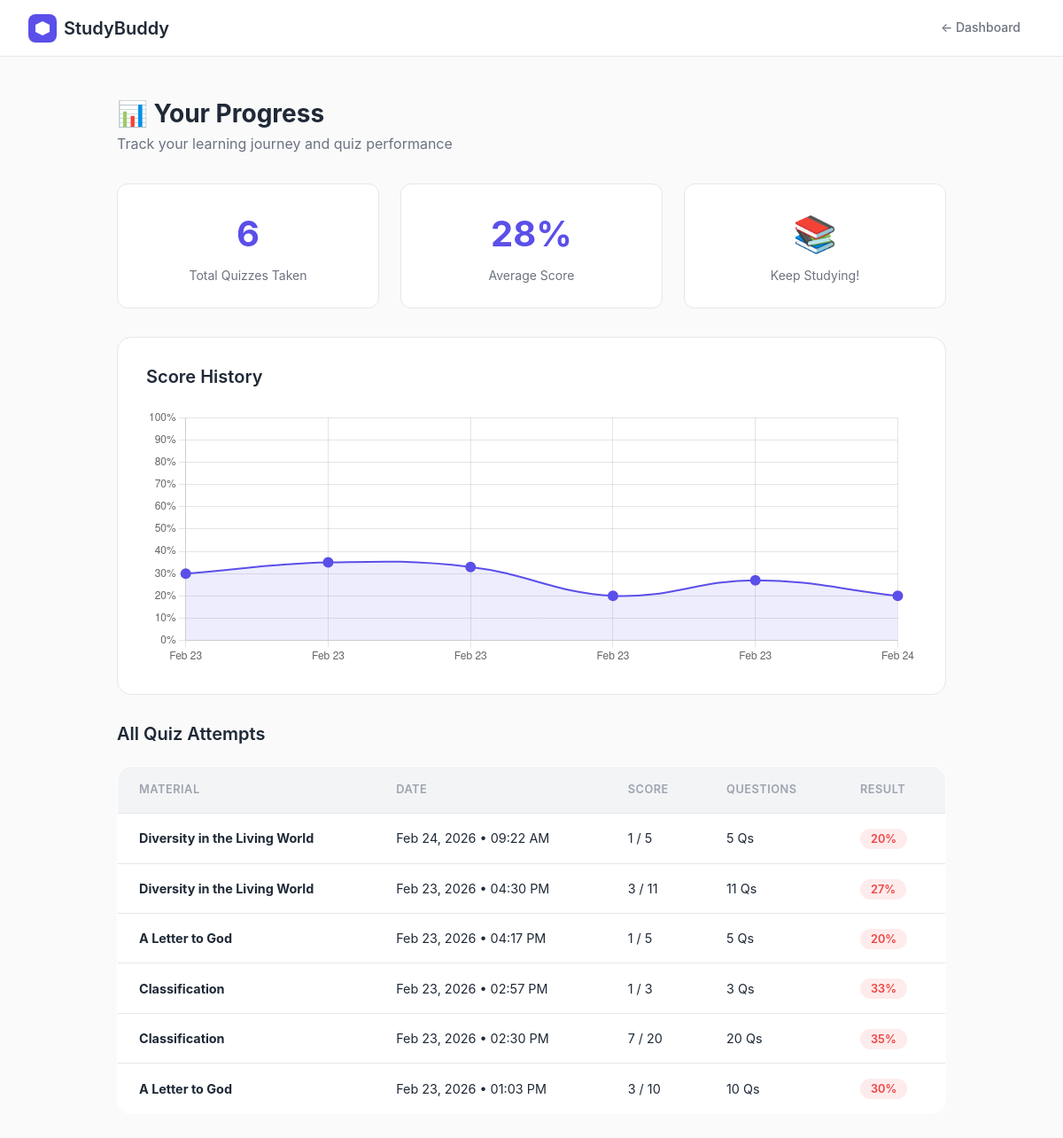
The app's page /progress/progress/ (signed in), older data.
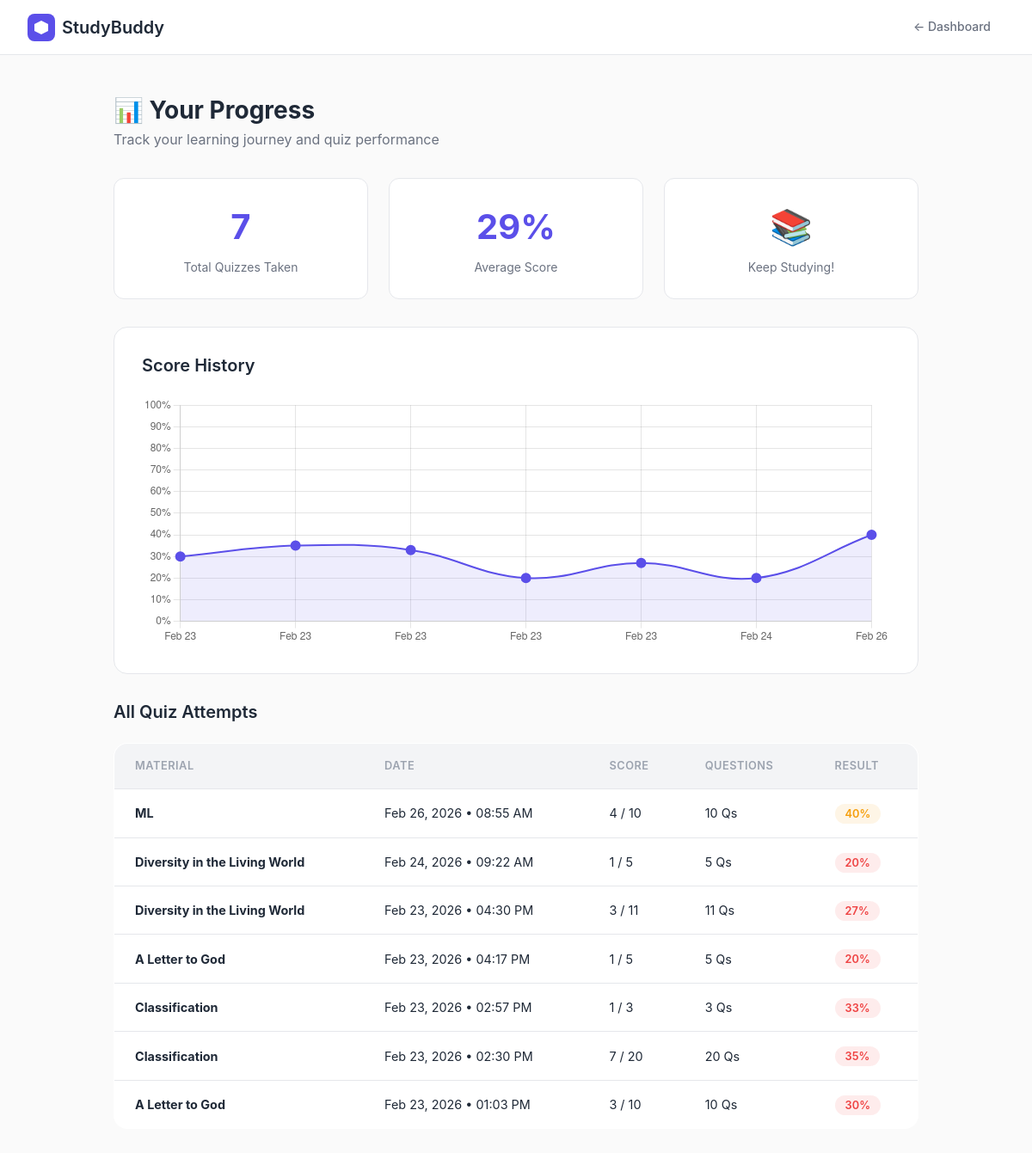
The same page, newer data.
### progress/models.py (models this page shows)
class QuizAttempt(models.Model):
    user = models.ForeignKey(User, on_delete=models.CASCADE)
    material = models.ForeignKey(StudyMaterial, on_delete=models.CASCADE)
    score = models.IntegerField(default=0)
    total_questions = models.IntegerField(default=0)
    attempted_at = models.DateTimeField(auto_now_add=True)
    def percentage(self):
        if self.total_questions == 0:
            return 0
        return round((self.score / self.total_questions) * 100)

### materials/models.py (models this page shows, shortened)
class StudyMaterial(models.Model):
    user = models.ForeignKey(User, on_delete=models.CASCADE)
    title = models.CharField(max_length=200)
    subject = models.CharField(max_length=100)
    file = models.FileField(upload_to='materials/', blank=True, null=True)
    extracted_text = models.TextField(blank=True)
    uploaded_at = models.DateTimeField(auto_now_add=True)

### progress/views.py (the view)
# urls.py: path('progress/', views.progress_view, name='progress'),
@login_required
def progress_view(request):
    attempts = QuizAttempt.objects.filter(user=request.user).order_by('-attempted_at')
    total_attempts = attempts.count()
    avg_score = 0
    if total_attempts > 0:
        avg_score = round(sum(a.percentage() for a in attempts) / total_attempts)
    streak = 0
    today = timezone.now().date()
    check_date = today
    while True:
        if QuizAttempt.objects.filter(
            user=request.user,
            attempted_at__date=check_date
        ).exists():
            streak += 1
            check_date -= timedelta(days=1)
        else:
            break
    return render(request, 'progress/progress.html', {
        'attempts': attempts,
        'total_attempts': total_attempts,
        'avg_score': avg_score,
        'streak': streak,
    })

### templates/progress/progress.html (shortened to what the changed rows need)
{% load static %}
<!DOCTYPE html>
<html lang="en">
<head>
    <link rel="stylesheet" href="{% static 'css/base.css' %}">
    <link rel="stylesheet" href="{% static 'css/components.css' %}">
    <link rel="stylesheet" href="{% static 'css/progress.css' %}">
</head>
<body>
    <div class="page-layout">
        <div class="page-body">
            <div class="page-header">
                <h1>📊 Your Progress</h1>
            </div>
            <div class="stats-grid">
                <div class="stat-card">
                    <div class="stat-value">{{ total_attempts }}</div>
                    <div class="stat-label">Total Quizzes Taken</div>
                </div>
                <div class="stat-card">
                    <div class="stat-value">{{ avg_score }}%</div>
                    <div class="stat-label">Average Score</div>
                </div>
            </div>
            {% if attempts %}
            <div class="chart-card">
                <h2 class="section-title">Score History</h2>
                <canvas id="progressChart" height="100"></canvas>
            </div>
            <h2 class="section-title">All Quiz Attempts</h2>
            <table class="attempts-table">
                <thead>
                    <tr>
                        <th>Material</th>
                        <th>Date</th>
                        <th>Score</th>
                        <th>Questions</th>
                        <th>Result</th>
                    </tr>
                </thead>
                <tbody>
                    {% for attempt in attempts %}
                    <tr>
                        <td><strong>{{ attempt.material.title }}</strong></td>
                        <td>{{ attempt.attempted_at|date:"M d, Y • h:i A" }}</td>
                        <td>{{ attempt.score }} / {{ attempt.total_questions }}</td>
                        <td>{{ attempt.total_questions }} Qs</td>
                        <td>
                            <span class="score-badge {% if attempt.percentage >= 70 %}score-high{% elif attempt.percentage >= 40 %}score-mid{% else %}score-low{% endif %}">
                                {{ attempt.percentage }}%
                            </span>
                        </td>
                    </tr>
                    {% endfor %}
                </tbody>
            </table>
            <script>
                const ctx = document.getElementById('progressChart').getContext('2d');
                new Chart(ctx, {
                    type: 'line',
                    data: {
                        labels: [{% for a in attempts reversed %}"{{ a.attempted_at|date:'M d' }}"{% if not forloop.last %},{% endif %}{% endfor %}],
                        datasets: [{
                            label: 'Score %',
                            data: [{% for a in attempts reversed %}{{ a.percentage }}{% if not forloop.last %},{% endif %}{% endfor %}],
                            borderColor: '#5B4FE9',
                            backgroundColor: 'rgba(91,79,233,0.1)',
                            borderWidth: 2,
                            pointBackgroundColor: '#5B4FE9',
                            pointRadius: 5,
                            tension: 0.4,
                            fill: true
                        }]
                    },
                    options: {
                        responsive: true,
                        scales: {
                            y: {
                                beginAtZero: true,
                                max: 100,
                                ticks: { callback: val => val + '%' }
                            }
                        },
                        plugins: {
                            legend: { display: false }
                        }
                    }
                });
            </script>
            {% else %}
            <div class="empty-state">
                <p style="font-size:3rem;margin-bottom:1rem;">📝</p>
                <p>No quiz attempts yet.</p>
                <a href="{% url 'dashboard' %}" class="btn btn-primary" style="margin-top:1rem;">Go Take a Quiz!</a>
            </div>
            {% endif %}
        </div>
    </div>
</body>
</html>

Row changes from the older to the newer data that the page shows:
added QuizAttempt: material "ML", attempted_at "Feb 26, 2026 • 08:55 AM", score "4", total_questions "10", percentage "40"
Text that changed along with them:
{{ total_attempts }}: "6" → "7"
{{ avg_score }}: "28" → "29"
chart data {{ a.percentage }}: 30, 35, 33, 20, 27, 20 → 30, 35, 33, 20, 27, 20, 40
